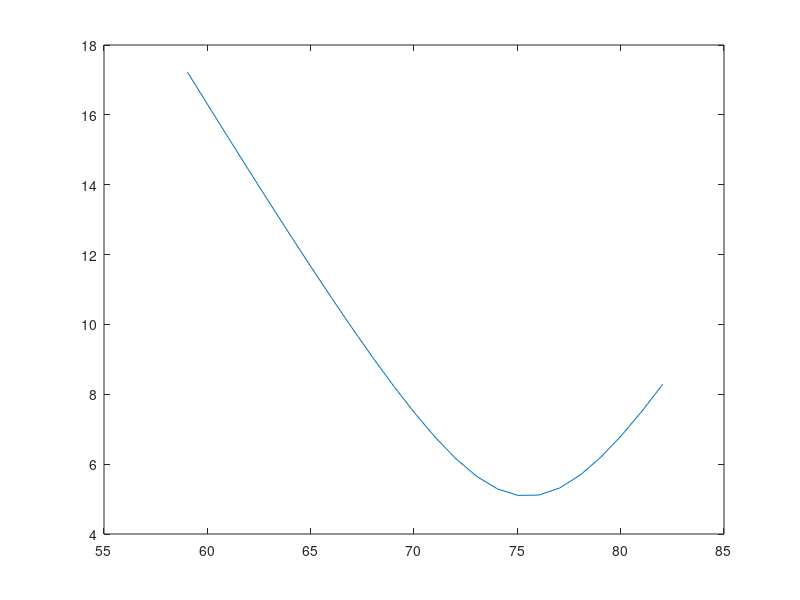

The MATLAB source for this figure:
D = load ('icevelocity.txt')
T = D(:,1) 
V = D(:,2)
A= [min(V):1:max(V)]

for N = 1:length(A);
       Vm= A(N);
       R_err(N) = sqrt(mean((V-Vm).^2))
end 
plot(A,R_err)